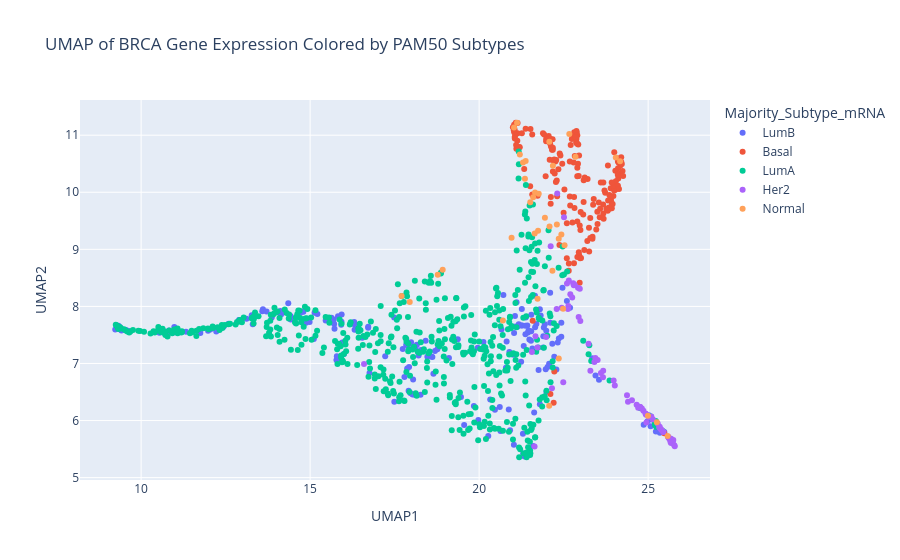

Notebook source saved alongside this figure:
### Code cell
# create a UMAP using plotly by utilizing column Majority_Subtype_mRNA for coloring
reducer = umap.UMAP(random_state=42)
embedding = reducer.fit_transform(brca_pam50_df.drop(columns=['Patient_ID', 'Majority_Subtype_mRNA']))
brca_pam50_df['UMAP1'] = embedding[:, 0]
brca_pam50_df['UMAP2'] = embedding[:, 1]
fig = px.scatter(brca_pam50_df, x='UMAP1', y='UMAP2', color='Majority_Subtype_mRNA',
                 title='UMAP of BRCA Gene Expression Colored by PAM50 Subtypes')
fig.show()

### Figure 1 — Plotly figure (JSON) as saved in the notebook; plotly's stock layout.template omitted (floating-point values rounded to 4 significant figures; data arrays with more than 128 entries replaced by an {"elided": "..."} marker saying what was removed)
{"data": [{"hovertemplate": "Majority_Subtype_mRNA=LumB<br>UMAP1=%{x}<br>UMAP2=%{y}<extra></extra>", "legendgroup": "LumB", "marker": {"color": "#636efa", "symbol": "circle"}, "mode": "markers", "name": "LumB", "orientation": "v", "showlegend": true, "type": "scatter", "x": {"elided": "195 float values"}, "xaxis": "x", "y": {"elided": "195 float values"}, "yaxis": "y"}, {"hovertemplate": "Majority_Subtype_mRNA=Basal<br>UMAP1=%{x}<br>UMAP2=%{y}<extra></extra>", "legendgroup": "Basal", "marker": {"color": "#EF553B", "symbol": "circle"}, "mode": "markers", "name": "Basal", "orientation": "v", "showlegend": true, "type": "scatter", "x": {"elided": "175 float values"}, "xaxis": "x", "y": {"elided": "175 float values"}, "yaxis": "y"}, {"hovertemplate": "Majority_Subtype_mRNA=LumA<br>UMAP1=%{x}<br>UMAP2=%{y}<extra></extra>", "legendgroup": "LumA", "marker": {"color": "#00cc96", "symbol": "circle"}, "mode": "markers", "name": "LumA", "orientation": "v", "showlegend": true, "type": "scatter", "x": {"elided": "514 float values"}, "xaxis": "x", "y": {"elided": "514 float values"}, "yaxis": "y"}, {"hovertemplate": "Majority_Subtype_mRNA=Her2<br>UMAP1=%{x}<br>UMAP2=%{y}<extra></extra>", "legendgroup": "Her2", "marker": {"color": "#ab63fa", "symbol": "circle"}, "mode": "markers", "name": "Her2", "orientation": "v", "showlegend": true, "type": "scatter", "x": [24.94, 25.33, 24.77, 24.37, 22.94, 23.24, 24.95, 22.64, 25.44, 22.51, 22.78, 16.59, 24.01, 25.6, 22.92, 25.38, 25.61, 24.86, 23.41, 24.66, 22.6, 24.4, 22.15, 22.29, 24.81, 22.44, 21.56, 21.67, 25.02, 21.72, 22.98, 22.99, 22.63, 22.7, 25.66, 23.51, 25.65, 21.64, 25.68, 22.49, 24.52, 22.12, 25.4, 22.8, 25.64, 25.14, 25.68, 21.98, 24.93, 23.29, 25.7, 23.98, 25.6, 25.09, 24.76, 23.67, 22.31, 23.44, 25.45, 22.83, 25.28, 25.34, 24.71, 24.92, 22.65, 25.68, 25.69, 23.66, 25.74, 25.73, 23.6, 22.75, 25.77, 25.79], "xaxis": "x", "y": [6.102, 5.879, 6.237, 6.444, 7.812, 7.346, 5.966, 8.008, 5.803, 9.561, 8.404, 6.991, 6.612, 5.71, 8.329, 5.848, 5.695, 6.172, 7.026, 6.278, 8.4, 6.331, 6.567, 7.955, 6.211, 7.978, 7.203, 7.475, 6.062, 7.281, 8.308, 7.745, 7.953, 8.213, 5.626, 7.061, 5.665, 5.545, 5.649, 6.671, 6.357, 9.056, 5.828, 8.371, 5.679, 6.022, 5.679, 7.465, 6.121, 6.874, 5.631, 6.704, 5.712, 6.072, 6.237, 6.874, 9.98, 7.098, 5.799, 8.378, 5.949, 5.89, 6.226, 6.118, 8.452, 5.606, 5.645, 6.758, 5.658, 5.616, 6.832, 8.158, 5.568, 5.549], "yaxis": "y"}, {"hovertemplate": "Majority_Subtype_mRNA=Normal<br>UMAP1=%{x}<br>UMAP2=%{y}<extra></extra>", "legendgroup": "Normal", "marker": {"color": "#FFA15A", "symbol": "circle"}, "mode": "markers", "name": "Normal", "orientation": "v", "showlegend": true, "type": "scatter", "x": [22.17, 22.43, 21.36, 21.74, 24.04, 20.7, 21.76, 25.26, 22.36, 22.3, 21.73, 22.53, 22.08, 17.95, 24.99, 21.65, 20.96, 25.58, 22.48, 21.6, 22.85, 21.51, 21.95, 18.78, 24.17, 22.36, 17.71, 21.2, 18.92, 22.18, 21.12, 21.03, 21.3, 22.07, 22.67, 22.08, 21.64, 21.38], "xaxis": "x", "y": [8.625, 9.262, 10.24, 9.327, 10.61, 7.754, 9.973, 5.971, 9.186, 9.437, 8.135, 9.072, 10.89, 8.078, 6.085, 9.995, 9.204, 5.728, 7.96, 9.912, 10.62, 9.823, 9.554, 8.555, 10.54, 7.088, 8.185, 10.66, 8.642, 10.47, 11.22, 11.13, 10.52, 6.259, 11.02, 9.401, 9.276, 10.55], "yaxis": "y"}], "layout": {"legend": {"title": {"text": "Majority_Subtype_mRNA"}, "tracegroupgap": 0}, "title": {"text": "UMAP of BRCA Gene Expression Colored by PAM50 Subtypes"}, "xaxis": {"anchor": "y", "domain": [0, 1], "title": {"text": "UMAP1"}}, "yaxis": {"anchor": "x", "domain": [0, 1], "title": {"text": "UMAP2"}}}}
